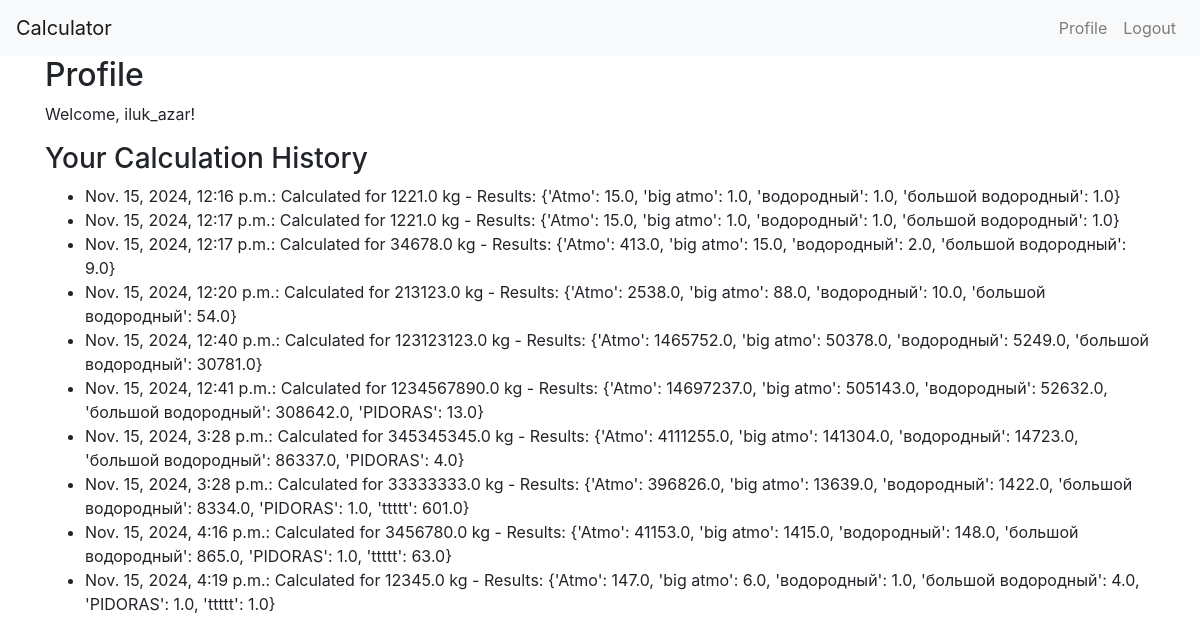
/calculator/profile/ (signed in), run on the app's committed database.
### calculator/models.py (models this page shows)
class CalculationHistory(models.Model):
    user = models.ForeignKey(User, on_delete=models.CASCADE)
    date = models.DateTimeField(auto_now_add=True)
    weight = models.FloatField()
    result = models.TextField()  # Результат вычислений в текстовом формате

### calculator/views.py (the view)
# urls.py: path('profile/', views.profile, name='profile'),
@login_required
def profile(request):
    history = CalculationHistory.objects.filter(user=request.user)
    return render(request, 'calculator/profile.html', {'history': history})

### templates/calculator/profile.html (shortened to what this page needs)
{% extends 'base.html' %}
{% block content %}
<h2>Profile</h2>
<p>Welcome, {{ user.username }}!</p>
<h3>Your Calculation History</h3>
<ul>
    {% for item in history %}
        <li>{{ item.date }}: Calculated for {{ item.weight }} kg - Results: {{ item.result }}</li>
    {% empty %}
        <li>No calculations yet.</li>
    {% endfor %}
</ul>
{% endblock %}

### templates/base.html (shortened to what this page needs)
<!DOCTYPE html>
<html lang="en">
<head>
    <link href="https://maxcdn.bootstrapcdn.com/bootstrap/4.5.2/css/bootstrap.min.css" rel="stylesheet">
</head>
<body>
    <nav class="navbar navbar-expand-lg navbar-light bg-light">
        <a class="navbar-brand" href="/">Calculator</a>
        <div class="collapse navbar-collapse">
            <ul class="navbar-nav ml-auto">
                {% if user.is_authenticated %}
                    <li class="nav-item"><a class="nav-link" href="{% url 'profile' %}">Profile</a></li>
                    <form method="post" action="{% url 'logout' %}">
    <button type="submit" class="btn btn-link nav-link" style="border: none; background: none;">Logout</button>
</form>
                {% else %}
                    <li class="nav-item"><a class="nav-link" href="{% url 'login' %}">Login</a></li>
                    <li class="nav-item"><a class="nav-link" href="{% url 'register' %}">Register</a></li>
                {% endif %}
            </ul>
        </div>
    </nav>
    <div class="container">
        {% block content %}{% endblock %}
    </div>
</body>
</html>

### data on the page
CalculationHistory: date "Nov. 15, 2024, 12:16 p.m.", weight "1221.0", result "{'Atmo': 15.0, 'big atmo': 1.0, 'водородный': 1.0, 'большой водородный': 1.0}"
CalculationHistory: date "Nov. 15, 2024, 12:17 p.m.", weight "1221.0", result "{'Atmo': 15.0, 'big atmo': 1.0, 'водородный': 1.0, 'большой водородный': 1.0}"
CalculationHistory: date "Nov. 15, 2024, 12:17 p.m.", weight "34678.0", result "{'Atmo': 413.0, 'big atmo': 15.0, 'водородный': 2.0, 'большой водородный': 9.0}"
CalculationHistory: date "Nov. 15, 2024, 12:20 p.m.", weight "213123.0", result "{'Atmo': 2538.0, 'big atmo': 88.0, 'водородный': 10.0, 'большой водородный': 54.0}"
CalculationHistory: date "Nov. 15, 2024, 12:40 p.m.", weight "123123123.0", result "{'Atmo': 1465752.0, 'big atmo': 50378.0, 'водородный': 5249.0, 'большой водородный': 30781.0}"
CalculationHistory: date "Nov. 15, 2024, 12:41 p.m.", weight "1234567890.0", result "{'Atmo': 14697237.0, 'big atmo': 505143.0, 'водородный': 52632.0, 'большой водородный': 308642.0, 'PIDORAS': 13.0}"
CalculationHistory: date "Nov. 15, 2024, 3:28 p.m.", weight "345345345.0", result "{'Atmo': 4111255.0, 'big atmo': 141304.0, 'водородный': 14723.0, 'большой водородный': 86337.0, 'PIDORAS': 4.0}"
CalculationHistory: date "Nov. 15, 2024, 3:28 p.m.", weight "33333333.0", result "{'Atmo': 396826.0, 'big atmo': 13639.0, 'водородный': 1422.0, 'большой водородный': 8334.0, 'PIDORAS': 1.0, 'ttttt': 601.0}"
CalculationHistory: date "Nov. 15, 2024, 4:16 p.m.", weight "3456780.0", result "{'Atmo': 41153.0, 'big atmo': 1415.0, 'водородный': 148.0, 'большой водородный': 865.0, 'PIDORAS': 1.0, 'ttttt': 63.0}"
CalculationHistory: date "Nov. 15, 2024, 4:19 p.m.", weight "12345.0", result "{'Atmo': 147.0, 'big atmo': 6.0, 'водородный': 1.0, 'большой водородный': 4.0, 'PIDORAS': 1.0, 'ttttt': 1.0}"

### other printed values
{{ user.username }} "iluk_azar"
